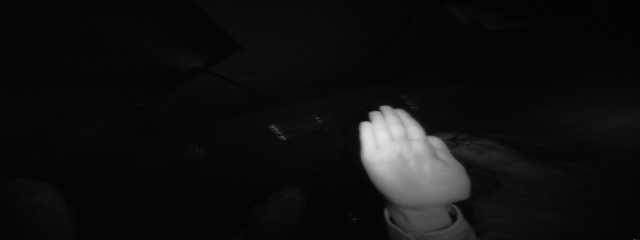
#> input picture PRODGIY_ML_04/leapGestRecog/00/01_palm/frame_00_01_0001.png, 640 x 240 px; its folder holds only this picture in this run
$ python -i Gesture_app.py   (imports and definitions only)   (older library calls are emulated)
#> lines starting #> are read from the running program, lines starting #| are printed output that depends on the picture
#> further down, picture is the input picture: shape (240, 640); min 0, max 230, mean 15.8
import streamlit as st
import numpy as np
import pandas as pd
import matplotlib.pyplot as plt
import seaborn as sns
import cv2
from PIL import Image
from sklearn.ensemble import RandomForestClassifier, GradientBoostingClassifier
from sklearn.neural_network import MLPClassifier
from sklearn.svm import SVC
from sklearn.preprocessing import StandardScaler
from sklearn.model_selection import train_test_split, cross_val_score, StratifiedKFold
from sklearn.metrics import accuracy_score, confusion_matrix, classification_report
from sklearn.decomposition import PCA
import os, warnings, time
# [80 lines not run here, left out]

# ─── Constants ────────────────────────────────────────────────────────────────
# LeapGestRecog exact folder names
GESTURE_FOLDERS = [
    "01_palm", "02_l", "03_fist", "04_fist_moved",
    "05_thumb", "06_index", "07_ok", "08_palm_moved",
    "09_c", "10_down"
]

GESTURES = {
    0:  ("palm",        "✋", "#22d3ee",  "Open palm facing forward"),
    1:  ("l",           "🤙", "#a78bfa",  "L-shape: thumb + index extended"),
    2:  ("fist",        "✊", "#f472b6",  "Closed fist, all fingers curled"),
    3:  ("fist_moved",  "👊", "#fb923c",  "Fist with slight wrist movement"),
    4:  ("thumb",       "👍", "#34d399",  "Thumb up, others curled"),
    5:  ("index",       "☝️", "#fbbf24",  "Index finger pointing up"),
    6:  ("ok",          "👌", "#60a5fa",  "OK sign: thumb-index circle"),
    7:  ("palm_moved",  "🖐️", "#e879f9",  "Palm with lateral displacement"),
    8:  ("c",           "🤌", "#f87171",  "C-shape curl of all fingers"),
    9:  ("down",        "👇", "#4ade80",  "Index pointing downward"),
}

N_CLASSES  = 10
IMG_SIZE   = 64
N_FEATURES = IMG_SIZE * IMG_SIZE  # 4096 raw pixels (grayscale, resized)

DARK_BG  = "#060810"
GRID_COL = "#111827"
TEXT_COL = "#4b5563"

# ─── Feature Extraction from real LeapGestRecog images ───────────────────────
def extract_features(img_gray: np.ndarray) -> np.ndarray:
    """
    Extract a rich feature vector from a grayscale hand image.
    Works with LeapGestRecog IR images (640x240 or any size).
    """
    # 1. Resize to fixed size
    resized = cv2.resize(img_gray, (IMG_SIZE, IMG_SIZE)).astype(np.float32) / 255.0
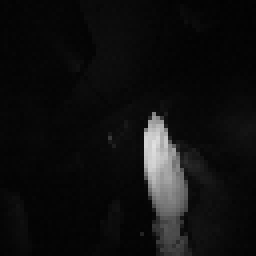
#> resized: shape (64, 64) float32 (shown 4 times larger); min 0.00784, max 0.878, mean 0.0617

    features = []

    # A) Flattened pixel intensities (4096 features)
    features.extend(resized.flatten())

    # B) HOG-like gradient features (edge info)
    gx  = cv2.Sobel(resized, cv2.CV_32F, 1, 0, ksize=3)
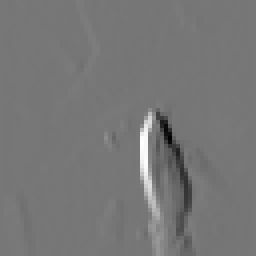
#> gx: shape (64, 64) float32 (shown 4 times larger); min -2.78, max 3.17, mean 0.000656; drawn with min black and max white
    gy  = cv2.Sobel(resized, cv2.CV_32F, 0, 1, ksize=3)
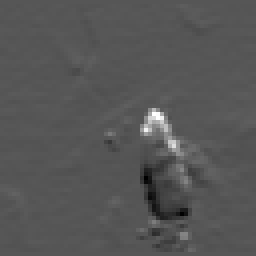
#> gy: shape (64, 64) float32 (shown 4 times larger); min -0.871, max 1.7, mean 0.00293; drawn with min black and max white
    mag = np.sqrt(gx**2 + gy**2)
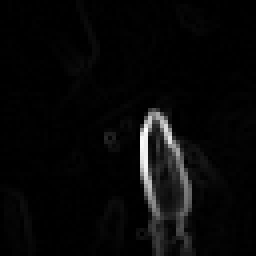
#> mag: shape (64, 64) float32 (shown 4 times larger); min 0, max 3.21, mean 0.109; drawn with min black and max white
    ang = np.arctan2(gy, gx)
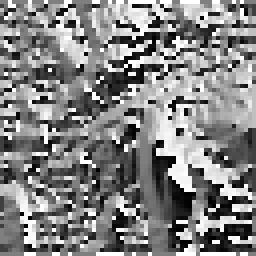
#> ang: shape (64, 64) float32 (shown 4 times larger); min -3.14, max 3.14, mean 0.112; drawn with min black and max white

    # Gradient histogram (18 orientation bins)
    hist_mag, _ = np.histogram(ang, bins=18, range=(-np.pi, np.pi),
                               weights=mag)
#> hist_mag = 18 values, max 86.87 at index 8, min 6.15 at index 3, mean 24.83
    features.extend(hist_mag / (hist_mag.sum() + 1e-8))

    # C) Spatial block statistics (4x4 grid → 16 blocks)
    h, w = resized.shape
#> h = 64; w = 64
    bh, bw = h // 4, w // 4
#> bh = 16; bw = 16
    for r in range(4):
        for c in range(4):
            block = resized[r*bh:(r+1)*bh, c*bw:(c+1)*bw]
            features.extend([block.mean(), block.std()])  # 32 features
#> after the loop, features = 4146 values, max 0.878 at index 2342, min 0.004 at index 4123, mean 0.0616

    # D) Global stats
    features.extend([
        resized.mean(), resized.std(),
        resized.max(),  resized.min(),
        np.percentile(resized, 25),
        np.percentile(resized, 75),
    ])

    return np.array(features, dtype=np.float32)


# ─── Real dataset loader ─────────────────────────────────────────────────────
# [50 lines that did not run here, left out]


def load_sample_images(root: str, n_per_class: int = 3):
    """Load a few sample images per class for the gallery tab."""
    samples = {}
    subjects = sorted([
        d for d in os.listdir(root)
        if os.path.isdir(os.path.join(root, d))
    ])
    for cls_id, cls_name in enumerate(GESTURE_FOLDERS):
        imgs = []
        for subject in subjects:
            folder = os.path.join(root, subject, cls_name)
            if not os.path.isdir(folder):
                continue
            for fname in sorted(os.listdir(folder))[:2]:
                if not fname.lower().endswith((".png", ".jpg", ".jpeg")):
                    continue
                fpath = os.path.join(folder, fname)
                img = cv2.imread(fpath, cv2.IMREAD_GRAYSCALE)
                if img is not None:
                    imgs.append(img)
            if len(imgs) >= n_per_class:
                break
        samples[cls_id] = imgs[:n_per_class]
    return samples


@st.cache_resource
def train_model(clf_name: str, root: str, max_per_class: int):
    X, y, paths, errors = load_real_dataset(root, max_per_class)

    if X is None:
        return None

    scaler = StandardScaler()
    n_components = min(100, X.shape[0], X.shape[1])
    pca    = PCA(n_components=n_components, random_state=42)

    X_sc  = scaler.fit_transform(X)
    X_pca = pca.fit_transform(X_sc)

    X_tr, X_te, y_tr, y_te = train_test_split(
        X_pca, y, test_size=0.2, random_state=42, stratify=y
    )

    classifiers = {
        "MLP Neural Network":   MLPClassifier(
            hidden_layer_sizes=(256, 128, 64),
            max_iter=300, random_state=42, early_stopping=True),
        "Random Forest":        RandomForestClassifier(
            n_estimators=200, random_state=42, n_jobs=-1),
        "SVM (RBF)":            SVC(
            kernel="rbf", C=10, gamma="scale",
            probability=True, random_state=42),
        "Gradient Boosting":    GradientBoostingClassifier(
            n_estimators=100, learning_rate=0.1,
            max_depth=4, random_state=42),
    }
    clf = classifiers[clf_name]
    clf.fit(X_tr, y_tr)

    y_pred = clf.predict(X_te)
    y_prob = clf.predict_proba(X_te) if hasattr(clf, "predict_proba") else None

    acc  = accuracy_score(y_te, y_pred)
    cm   = confusion_matrix(y_te, y_pred)
    rep  = classification_report(
        y_te, y_pred,
        target_names=[GESTURES[i][0] for i in range(N_CLASSES)],
        output_dict=True
    )

    cv     = StratifiedKFold(n_splits=5, shuffle=True, random_state=42)
    cv_sc  = cross_val_score(clf, X_pca, y, cv=cv, scoring="accuracy")

    pca2d   = PCA(n_components=2, random_state=42)
    X_2d    = pca2d.fit_transform(X_sc)

    return {
        "clf": clf, "scaler": scaler, "pca": pca, "pca2d": pca2d,
        "X": X, "X_sc": X_sc, "X_pca": X_pca, "X_2d": X_2d,
        "X_te": X_te, "y": y, "y_te": y_te, "y_pred": y_pred,
        "acc": acc, "cm": cm, "rep": rep, "cv_sc": cv_sc,
        "paths": paths, "errors": errors,
        "n_samples": len(X), "pca_var": pca.explained_variance_ratio_,
    }


def predict_image(img_gray: np.ndarray, result: dict):
    feat     = extract_features(img_gray).reshape(1, -1)
    feat_sc  = result["scaler"].transform(feat)
    feat_pca = result["pca"].transform(feat_sc)
    pred     = result["clf"].predict(feat_pca)[0]
    if hasattr(result["clf"], "predict_proba"):
        proba = result["clf"].predict_proba(feat_pca)[0]
    else:
        proba = np.zeros(N_CLASSES); proba[pred] = 1.0
    return pred, proba


def styled_fig(w=7, h=5):
    fig, ax = plt.subplots(figsize=(w, h), facecolor=DARK_BG)
    ax.set_facecolor(DARK_BG)
    ax.tick_params(colors=TEXT_COL, labelsize=8)
    for s in ax.spines.values(): s.set_visible(False)
    ax.grid(color=GRID_COL, linewidth=0.5, linestyle="--")
    return fig, ax


# ═══════════════════════════════════════════════════════════════════════════════
# SIDEBAR
# ═══════════════════════════════════════════════════════════════════════════════
# [41 lines not run here, left out]

# ─── Check dataset & load ────────────────────────────────────────────────────
# [1 line that did not run here, left out]

# [35 lines not run here, left out]

# Unpack
# [1 line that did not run here, left out]
# [1 line that did not run here, left out]
# [1 line that did not run here, left out]
# [1 line that did not run here, left out]
# [1 line that did not run here, left out]
# [1 line that did not run here, left out]
# [1 line that did not run here, left out]
# [1 line that did not run here, left out]
# [1 line that did not run here, left out]
# [1 line that did not run here, left out]
# [1 line that did not run here, left out]

# [2 lines not run here, left out]

# ─── Tabs ─────────────────────────────────────────────────────────────────────
# [8 lines that did not run here, left out]


# ══ TAB 1 — PERFORMANCE ══════════════════════════════════════════════════════
# [518 lines not run here, left out]

>>> import cv2
>>> picture = cv2.imread('leapGestRecog/00/01_palm/frame_00_01_0001.png', cv2.IMREAD_GRAYSCALE)
>>> result = extract_features(picture)
#> result = 4152 values, max 0.878 at index 2342, min 0.004 at index 4123, mean 0.0618

$ run again, on PRODGIY_ML_04/leapGestRecog/00/01_palm/frame_00_01_0002.png
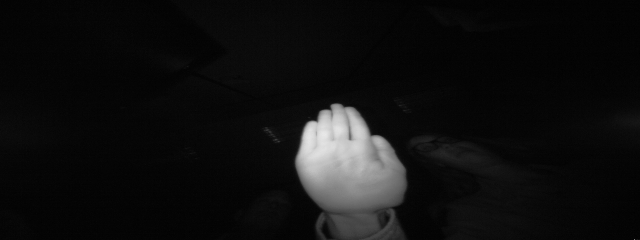
#> input picture PRODGIY_ML_04/leapGestRecog/00/01_palm/frame_00_01_0002.png, 640 x 240 px
#> picture is the input picture: shape (240, 640); min 0, max 233, mean 16
#> in extract_features, `mag = np.sqrt(gx**2 + gy**2)`:
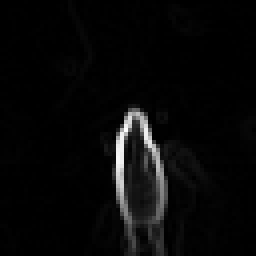
#> mag: shape (64, 64) float32 (shown 4 times larger); min 0, max 3.27, mean 0.113; drawn with min black and max white
#> in extract_features, `ang = np.arctan2(gy, gx)`:
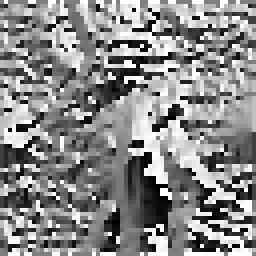
#> ang: shape (64, 64) float32 (shown 4 times larger); min -3.14, max 3.14, mean 0.246; drawn with min black and max white
#> hist_mag = 18 values, max 86.37 at index 17, min 5.63 at index 14, mean 25.72
#> after the loop in extract_features, `for r in range(4):`: features = 4146 values, max 0.898 at index 2272, min 0.00323 at index 4121, mean 0.0626
#> result = 4152 values, max 0.898 at index 2272, min 0.00323 at index 4121, mean 0.0628
